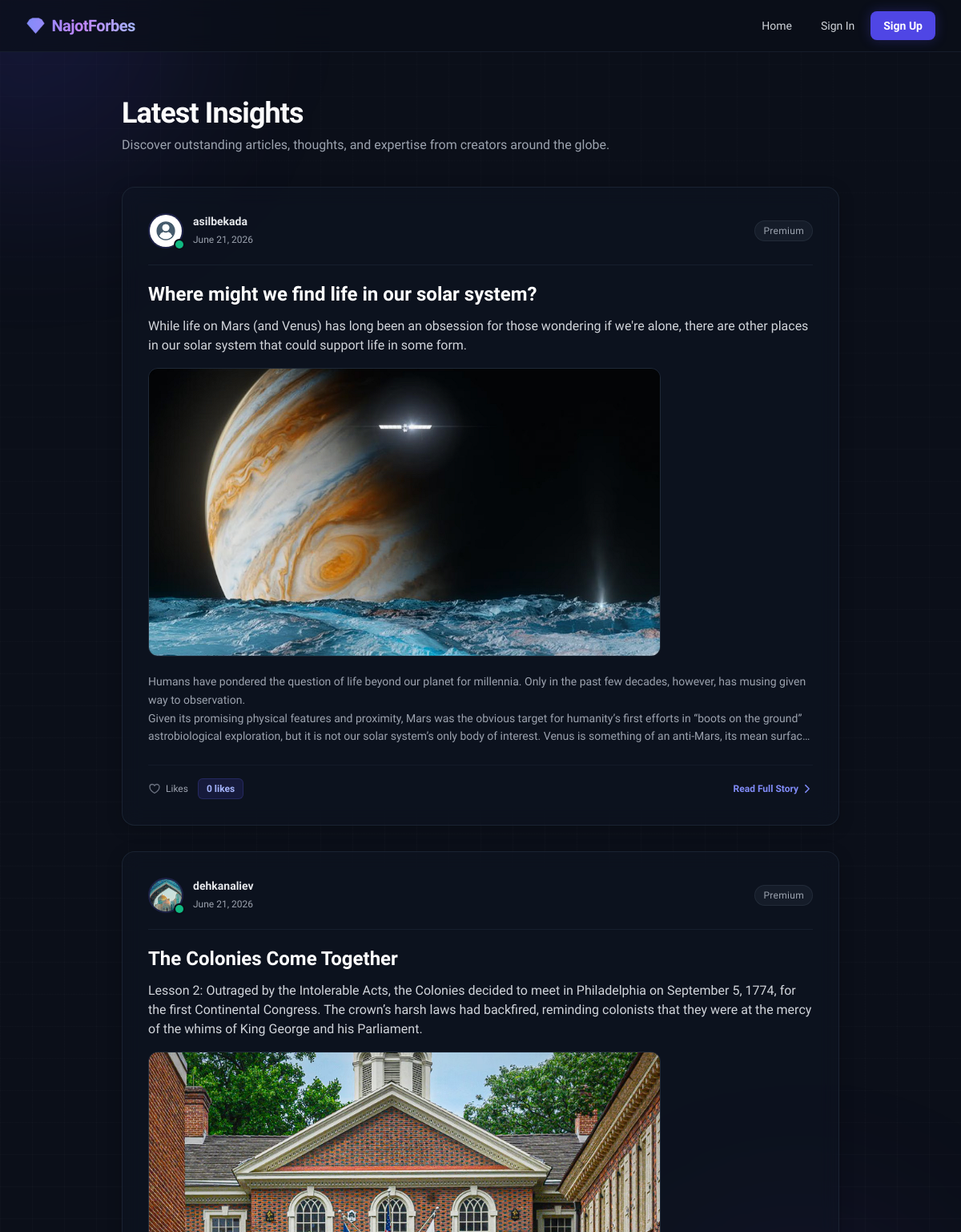
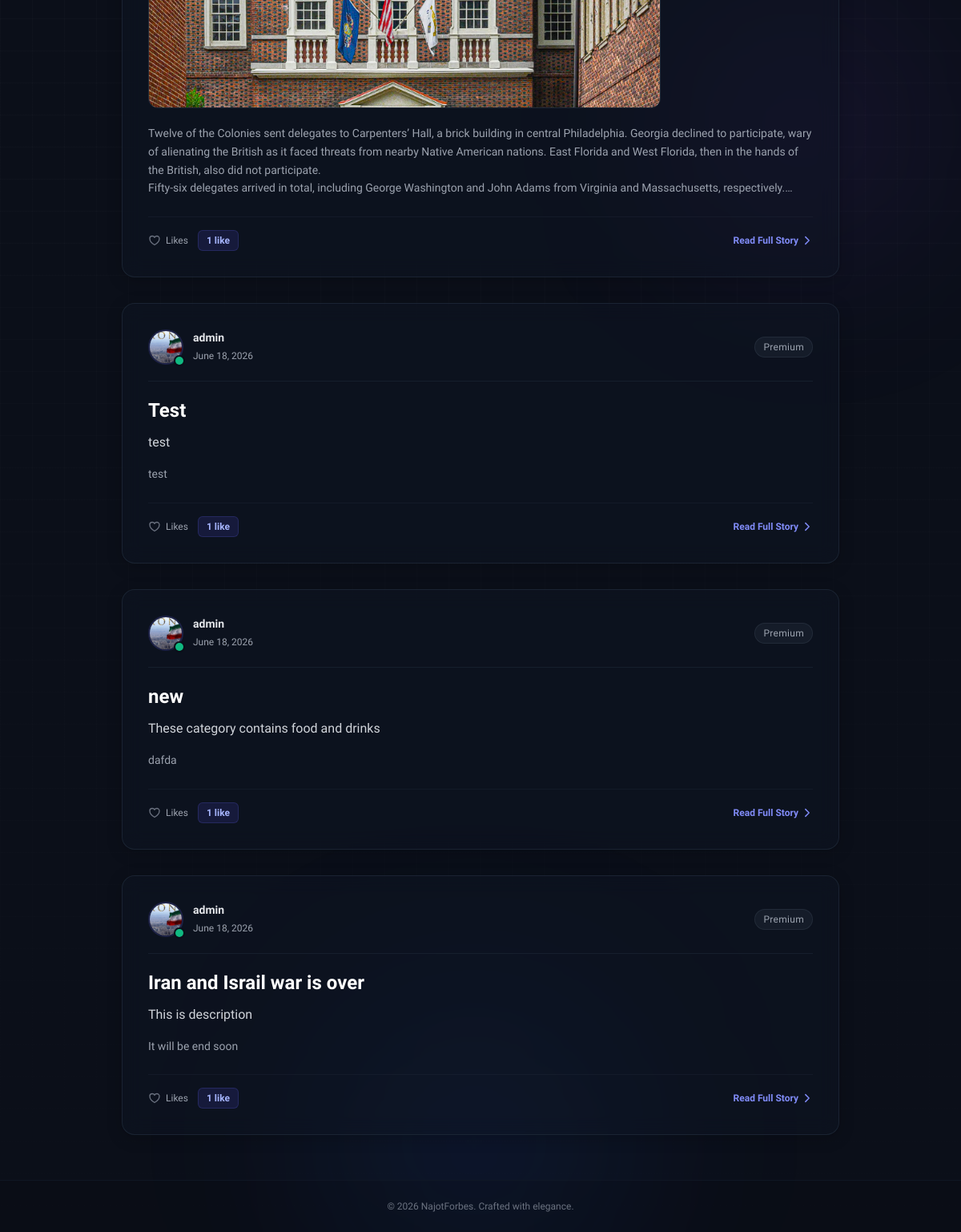
The app's page /, older data (2 pictures, top to bottom).
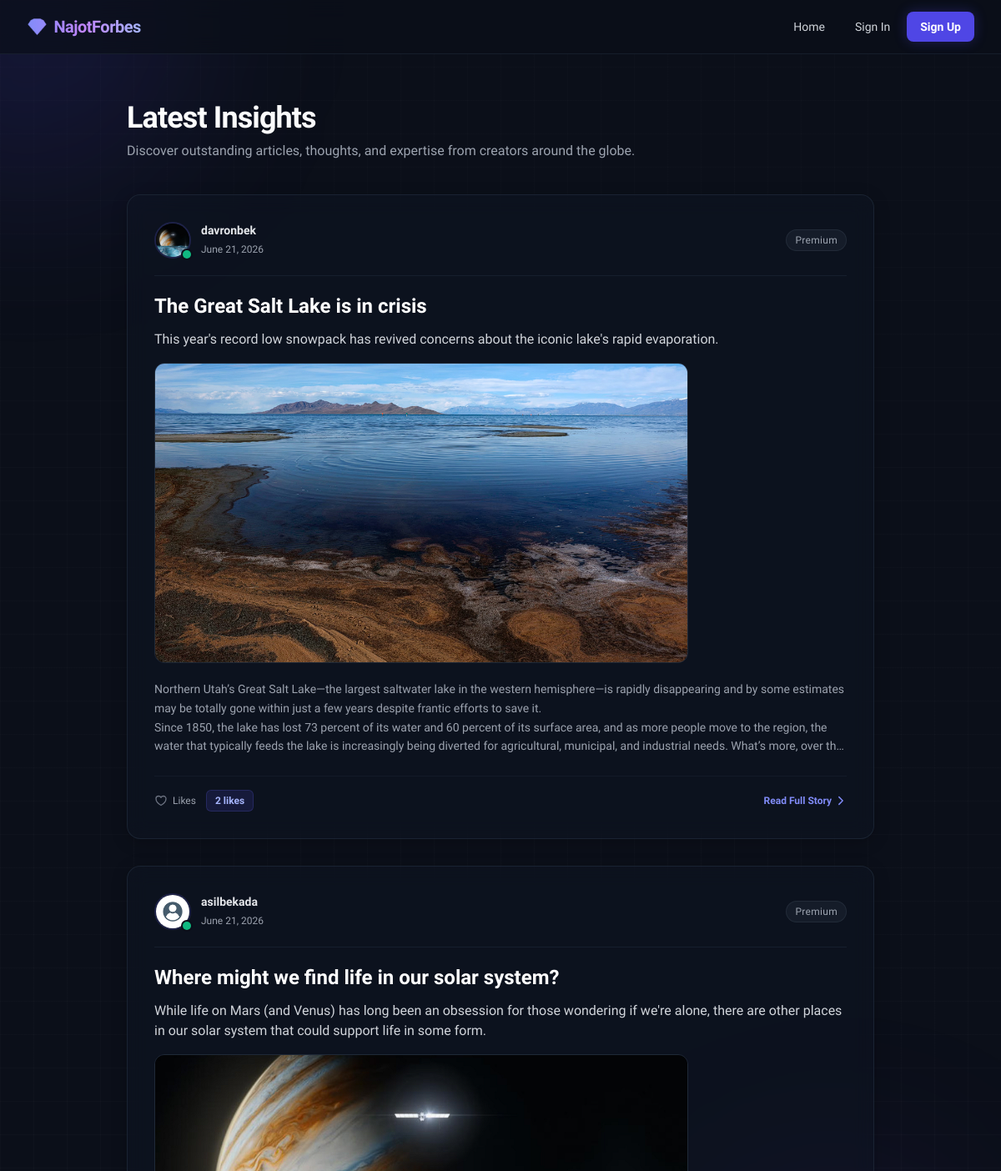
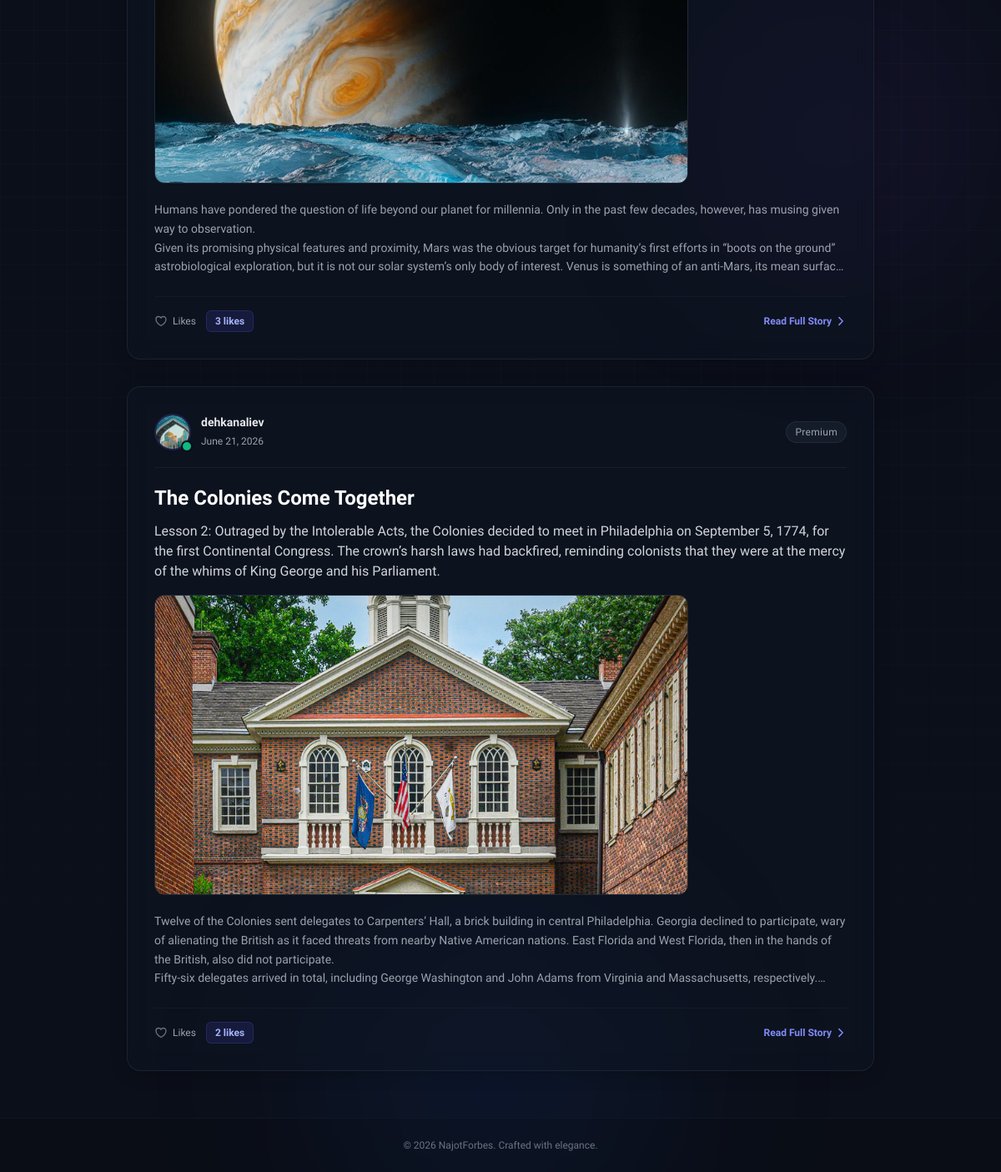
The same page, newer data (2 pictures, top to bottom).
### posts/models.py (models this page shows, shortened)
class Post(models.Model):
    title = models.CharField(max_length=100)
    desc = models.CharField(max_length=600)
    author = models.ForeignKey(CustomUser, on_delete=models.CASCADE)
    image = models.ImageField(upload_to='posts/', null=True, blank=True)
    body = models.TextField()
    category = models.ForeignKey(Category, on_delete=models.SET_NULL, null=True, blank=True)
    created_at = models.DateTimeField(auto_now_add=True)
    @property
    def likes_count(self):
        return len(self.likes.all())

class Like(models.Model):
    post = models.ForeignKey(Post, on_delete=models.CASCADE, related_name='likes')
    user = models.ForeignKey(CustomUser, on_delete=models.CASCADE)
    created_at = models.DateTimeField(auto_now_add=True)
    class Meta:
        unique_together = ('post', 'user')

### accounts/models.py (models this page shows)
class CustomUser(AbstractUser):
    age = models.IntegerField(null=True, blank=True)
    profile_img = models.ImageField(upload_to='avatars/', default='default_profile.jpg', blank=True)
    phone_number = models.CharField(max_length=15, blank=True, null=True)

### home/views.py (the view)
# urls.py: path('', HomeView.as_view(), name='home')
class HomeView(View):
    def get(self, request):
        posts = Post.objects.order_by('-id')[:6]
        return render(request, 'index.html', {'posts':posts})

### templates/index.html (shortened to what this page needs)
{% extends 'base.html' %}
{% block content %}
<div class="max-w-4xl mx-auto space-y-8 py-4">
    <div class="mb-10 text-center md:text-left">
        <h1 class="text-3xl md:text-4xl font-extrabold tracking-tight bg-clip-text text-transparent bg-gradient-to-r from-white via-gray-100 to-indigo-300">
        </h1>
        <p class="text-gray-400 mt-2 text-sm md:text-base">Discover outstanding articles, thoughts, and expertise from creators around the globe.</p>
    </div>
    {% for post in posts %}
    <article class="group relative bg-[#111726]/40 backdrop-blur-md border border-gray-800/80 hover:border-indigo-500/30 rounded-2xl p-6 md:p-8 transition-all duration-300 shadow-[0_4px_20px_rgba(0,0,0,0.2)] hover:shadow-[0_10px_30px_rgba(79,70,229,0.1)] flex flex-col justify-between">
        <div class="flex items-center justify-between mb-5 pb-5 border-b border-gray-800/60">
            <div class="flex items-center gap-3">
                <a href="{% url 'user-profile' post.author.username %}" class="relative flex-shrink-0 group/avatar">
                    {% if post.author.profile_img %}
                        <img src="{{ post.author.profile_img.url }}" alt="{{ post.author }}" class="w-11 h-11 rounded-full object-cover border-2 border-indigo-500/20 group-hover/avatar:border-indigo-400/80 transition-colors duration-200" onerror="this.onerror=null; this.src='https://placehold.co/100x100/1e1e2f/ffffff?text=Avatar';">
                    {% else %}
                        <div class="w-11 h-11 rounded-full bg-indigo-900/40 border border-indigo-500/30 flex items-center justify-center text-indigo-300 font-semibold text-sm">
                            {{ post.author.username|slice:":1"|upper }}
                        </div>
                    {% endif %}
                    <span class="absolute bottom-0 right-0 block h-2.5 w-2.5 rounded-full bg-emerald-500 ring-2 ring-[#0B0F19]"></span>
                </a>
                <div>
                    <a href="{% url 'user-profile' post.author.username %}" class="block text-sm font-semibold text-gray-200 hover:text-indigo-400 transition-colors duration-200">
                        {{ post.author }}
                    </a>
                    <span class="text-xs text-gray-400 font-medium">
                        {{ post.created_at|date:"F d, Y" }}
                    </span>
                </div>
            </div>
            <div class="text-xs px-2.5 py-1 rounded-full bg-gray-800/50 border border-gray-700/40 text-gray-400 font-medium tracking-wide">
                Premium
            </div>
        </div>
        <a href="{% url 'post-detail' post.pk %}" class="block focus:outline-none focus:ring-2 focus:ring-indigo-500 rounded-lg">
            <h2 class="text-xl md:text-2xl font-bold text-white group-hover:text-indigo-300 transition-colors duration-200 mb-3 leading-tight">
                {{ post.title }}
            </h2>
            {% if post.desc %}
            <p class="text-gray-300 text-sm md:text-base leading-relaxed line-clamp-3 mb-4">
                {{ post.desc }}
            </p>
            {% endif %}
            {% if post.image %}
            <div class="overflow-hidden rounded-xl bg-gray-900/60 border border-gray-800 mb-5 aspect-[16/9] max-h-[360px] flex items-center justify-center">
                <img src="{{ post.image.url }}" alt="{{ post.title }}" class="w-full h-full object-cover transform group-hover:scale-[1.01] transition-transform duration-500" loading="lazy" onerror="this.style.display='none';">
            </div>
            {% endif %}
            <div class="text-gray-400 text-sm leading-relaxed line-clamp-4 prose prose-invert max-w-none mb-6">
                {{ post.body|linebreaks }}
            </div>
        </a>
        <div class="flex items-center justify-between pt-4 border-t border-gray-800/40 mt-auto">
            <div class="flex items-center gap-3">
                {% if request.user.is_authenticated %}
                <form method="POST" action="{% url 'like' post.pk %}" class="inline">
                    {% csrf_token %}
                    {% if request.user in post.users_who_liked.all or request.user in post.users_who_liked %}
                        <button type="submit" class="flex items-center gap-2 px-3.5 py-1.5 rounded-full bg-rose-500/10 border border-rose-500/30 text-rose-400 hover:bg-rose-500/20 active:scale-95 transition-all duration-200 text-xs font-semibold">
                            <svg xmlns="http://www.w3.org/2000/svg" viewBox="0 0 24 24" fill="currentColor" class="w-4 h-4 text-rose-500 animate-pulse">
                                <path d="M11.645 20.91l-.007-.003-.003-.001a1.455 1.455 0 01-.527-.47L4.316 12.6C2.55 10.662 2.55 7.638 4.316 5.7L5.8 4.2C7.564 2.26 10.436 2.26 12.2 4.2l1.04 1.13 1.04-1.13c1.764-1.94 4.636-1.94 6.4 0l1.484 1.5c1.766 1.938 1.766 4.962 0 6.9l-6.8 7.84a1.455 1.455 0 01-.527.472l-.003.001-.007.003-.016.007a1.455 1.455 0 01-.98 0l-.016-.007z" />
                            </svg>
                            Liked
                        </button>
                    {% else %}
                        <button type="submit" class="flex items-center gap-2 px-3.5 py-1.5 rounded-full bg-gray-800/60 border border-gray-700/50 text-gray-300 hover:text-rose-400 hover:border-rose-500/20 hover:bg-rose-500/5 active:scale-95 transition-all duration-200 text-xs font-medium">
                            <svg xmlns="http://www.w3.org/2000/svg" fill="none" viewBox="0 0 24 24" stroke-width="2" stroke="currentColor" class="w-4 h-4">
                                <path stroke-linecap="round" stroke-linejoin="round" d="M21 8.25c0-2.485-2.099-4.5-4.688-4.5-1.935 0-3.597 1.126-4.312 2.733-.715-1.607-2.377-2.733-4.313-2.733C5.1 3.75 3 5.765 3 8.25c0 7.22 9 12 9 12s9-4.78 9-12z" />
                            </svg>
                            Like
                        </button>
                    {% endif %}
                </form>
                {% else %}
                <div class="flex items-center gap-1.5 text-gray-400 text-xs">
                    <span>Likes</span>
                </div>
                {% endif %}
                <span class="text-xs bg-indigo-900/30 text-indigo-300 font-bold px-2.5 py-1 rounded-md border border-indigo-500/20">
                    {{ post.likes_count }} {{ post.likes_count|pluralize:"like,likes" }}
                </span>
            </div>
            <a href="{% url 'post-detail' post.pk %}" class="flex items-center gap-1 text-xs font-semibold text-indigo-400 hover:text-indigo-300 transition-colors group-hover:translate-x-0.5 transform duration-200">
                Read Full Story
                <svg xmlns="http://www.w3.org/2000/svg" fill="none" viewBox="0 0 24 24" stroke-width="2.5" stroke="currentColor" class="w-3.5 h-3.5">
                    <path stroke-linecap="round" stroke-linejoin="round" d="M8.25 4.5l7.5 7.5-7.5 7.5" />
                </svg>
            </a>
        </div>
    </article>
    {% endfor %}
</div>
{% endblock %}

### templates/base.html (shortened to what this page needs)
<!DOCTYPE html>
<html lang="en" class="h-full">
<head>
    <script src="https://cdn.tailwindcss.com"></script>
</head>
<body class="bg-[#0B0F19] text-gray-100 font-sans min-h-full flex flex-col relative overflow-x-hidden selection:bg-indigo-500/30 selection:text-indigo-200">
    <div class="absolute top-0 left-0 w-full h-full overflow-hidden pointer-events-none z-0">
        <div class="animate-float-1 absolute -top-40 -left-40 w-96 h-96 bg-indigo-600/15 rounded-full blur-[100px]"></div>
        <div class="animate-float-2 absolute top-1/2 right-10 w-80 h-80 bg-violet-600/10 rounded-full blur-[110px]"></div>
        <div class="animate-float-1 absolute -bottom-20 left-1/3 w-96 h-96 bg-blue-600/10 rounded-full blur-[120px]"></div>
    </div>
    <header class="sticky top-0 z-50 w-full border-b border-gray-800/60 bg-[#0B0F19]/70 backdrop-blur-md">
        <div class="max-w-7xl mx-auto px-4 sm:px-6 lg:px-8">
            <div class="flex items-center justify-between h-16">
                <div class="flex-shrink-0">
                    <a href="{% url 'home' %}" class="flex items-center gap-2 text-xl font-extrabold tracking-tight bg-clip-text text-transparent bg-gradient-to-r from-indigo-400 via-purple-400 to-indigo-300 hover:opacity-90 transition-opacity">
                        <span class="text-xl">💎</span> NajotForbes
                    </a>
                </div>
                <nav class="hidden md:flex items-center space-x-1">
                    <a href="{% url 'home' %}" class="px-4 py-2 rounded-lg text-sm font-medium text-gray-300 hover:text-white hover:bg-gray-800/40 transition-all duration-200">
                        Home
                    </a>
                    {% if request.user.is_authenticated %}
                        <a href="{% url 'profile' %}" class="px-4 py-2 rounded-lg text-sm font-medium text-gray-300 hover:text-white hover:bg-gray-800/40 transition-all duration-200">
                            Profile
                        </a>
                        <a href="{% url 'logout' %}" class="px-4 py-2 rounded-lg text-sm font-medium text-gray-400 hover:text-red-400 hover:bg-red-500/10 transition-all duration-200">
                            Logout
                        </a>
                    {% else %}
                        <a href="{% url 'login' %}" class="px-4 py-2 rounded-lg text-sm font-medium text-gray-300 hover:text-white hover:bg-gray-800/40 transition-all duration-200">
                            Sign In
                        </a>
                        <a href="{% url 'signup' %}" class="ml-2 px-4 py-2 rounded-lg text-sm font-semibold text-white bg-indigo-600 hover:bg-indigo-500 transition-all duration-200 shadow-[0_0_15px_rgba(79,70,229,0.3)] hover:shadow-[0_0_20px_rgba(79,70,229,0.5)]">
                            Sign Up
                        </a>
                    {% endif %}
                </nav>
            </div>
        </div>
    </header>
    <main class="flex-grow max-w-7xl w-full mx-auto px-4 sm:px-6 lg:px-8 py-10 relative z-10">
        {% block content %}{% endblock %}
    </main>
    <footer class="border-t border-gray-900/80 bg-black/10 py-6 mt-auto text-center text-xs text-gray-500 relative z-10">
        <p>&copy; 2026 NajotForbes. Crafted with elegance.</p>
    </footer>
</body>
</html>

### templates/base.html (style rules this page uses)
.animate-float-1 { animation: float-slow 15s infinite ease-in-out; }
.animate-float-2 { animation: float-medium 18s infinite ease-in-out; }

Row changes from the older to the newer data that the page shows:
removed Post: author.profile_img (placeholder picture), author "admin", created_at "June 18, 2026", title "Test", desc "test", body "test", likes_count "1"
removed Post: author.profile_img (placeholder picture), author "admin", created_at "June 18, 2026", title "new", desc "These category contains food and drinks", body "dafda", likes_count "1"
removed Post: author.profile_img (placeholder picture), author "admin", created_at "June 18, 2026", title "Iran and Israil war is over", desc "This is description", body "It will be end soon", likes_count "1"
added Post: author.profile_img (picture), author "davronbek", created_at "June 21, 2026", title "The Great Salt Lake is in crisis", desc "This year's record low snowpack has revived concerns about the iconic lake's rapid evaporation.", image (picture), body "Northern Utah’s Great Salt Lake—the largest saltwater lake in the western hemisphere—is rapidly disappearing and by some estimates may be totally gone within just a few years despite frantic efforts to save it. Since 1850, the lake has lost 73 percent of its water and 60 percent of its surface area, and as more people move to the region, the water that typically feeds the lake is increasingly being diverted for agricultural, municipal, and industrial needs. What’s more, over…", likes_count "2"
computed for Post "Where might we find life in our solar system?": likes_count "0" → "3"
computed for Post "The Colonies Come Together": likes_count "1" → "2"
